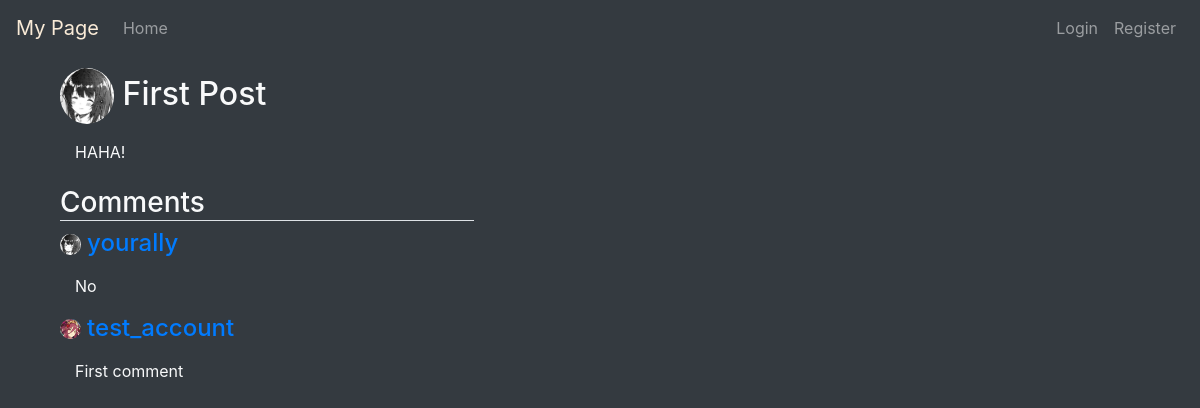
Before: /post/1/ with the older database file.
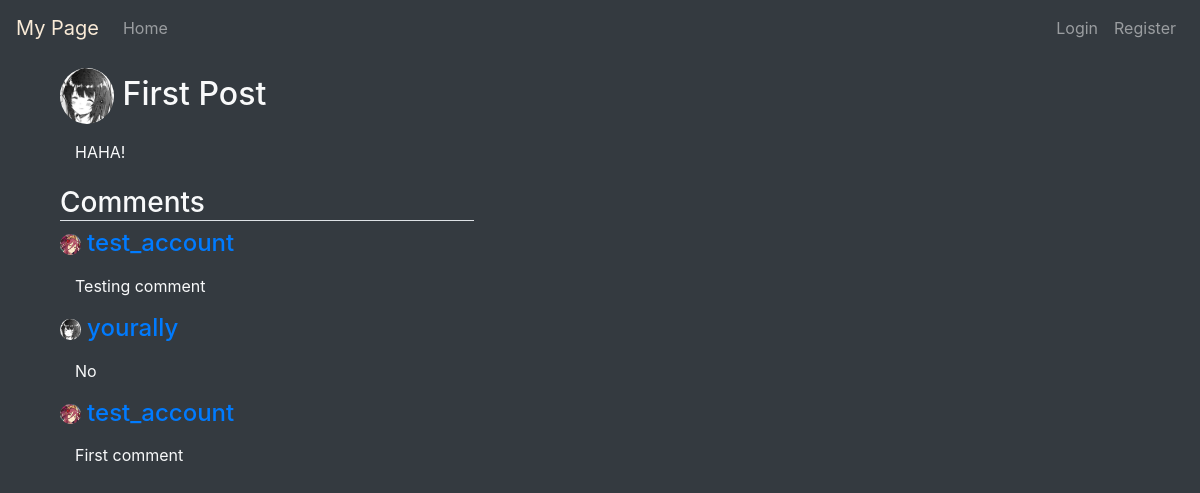
After: the same page with the newer database file.
### MyPage/models.py (models this page shows, shortened)
class Comment(models.Model):
    commenter = models.ForeignKey(
        User, on_delete=models.CASCADE, related_name="written_comments")
    on_post = models.ForeignKey(
        Post, on_delete=models.CASCADE, related_name="post_comments")
    time_commented = models.DateTimeField(default=timezone.now)
    comment = models.TextField()

class Profile(models.Model):
    user = models.OneToOneField(User, on_delete=models.CASCADE)
    image = models.ImageField(default='default.png', upload_to='images')
    contacts = models.ManyToManyField(User, blank=True, related_name='contacts')
    hidden_posts = models.ManyToManyField(Post, blank=True)

### MyPage/views.py (the view)
# urls.py: path('post/<int:post_id>/', my_views.post, name='my-post'),
def post(request, post_id):
    target = Post.objects.get(pk=post_id)
    comments = Comment.objects.filter(on_post=target).order_by('-time_commented')
    page = request.GET.get('page', 1)
    paginator = Paginator(comments, 5)
    try:
        post_comments = paginator.page(page)
    except PageNotAnInteger:
        post_comments = paginator.page(1)
    except EmptyPage:
        post_comments = paginator.page(paginator.num_pages)
    context = {
        'page_title': "My Profile",
        'post': target,
        'comments': post_comments,
        'form': forms.CommentForm()
    }
    return render(request, 'MyPage/post.html', context)

### MyPage/templates/MyPage/post.html (shortened to what this page needs)
{% extends 'MyPage/base.html' %}
{% load crispy_forms_tags %}
{% block content %}
<div class="container" style="margin-bottom: 2%;">
    <h2 title="{{ post.time_posted }}">
        <a href="{% url 'my-user' post.author.id %}" class="text-secondary">
            <img src="{{ post.author.profile.image.url }}" style="width:5%;" class="rounded-circle" title="{{ post.author }}">
        </a>
        {{ post.title }}
    </h2>
    <div class="container">
        <p>{{ post.content|linebreaks }}</p>
    </div>
</div>
<div class="container" style="width: 40%; margin-right: 60%">
    <h3 class='border-bottom'>Comments</h3>
        {% for comment in comments %}
            <h4>
            <img src="{{ comment.commenter.profile.image.url }}" style="width:5%;" class="rounded-circle">
            <a href="{% url 'my-user' comment.commenter.id %}" class="text-primary">
                {{ comment.commenter }}
            </a>
            </h4>
            <div class="container">
                <p>{{ comment.comment|linebreaks }}</p>
            </div>
        {% endfor %}
    </div>
{% endblock %}

Changed rows visible on the page:
added Comment: commenter.profile.image (picture), commenter "test_account", comment "Testing comment"
